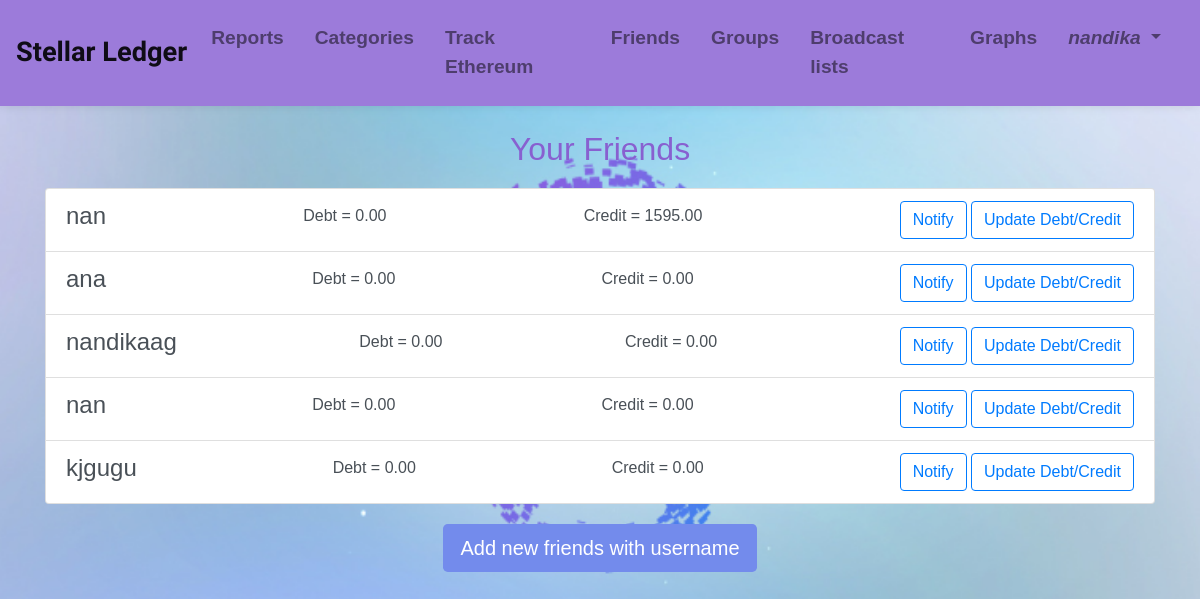
The page /friends/viewfriend/ (signed in) on the database as committed earlier.
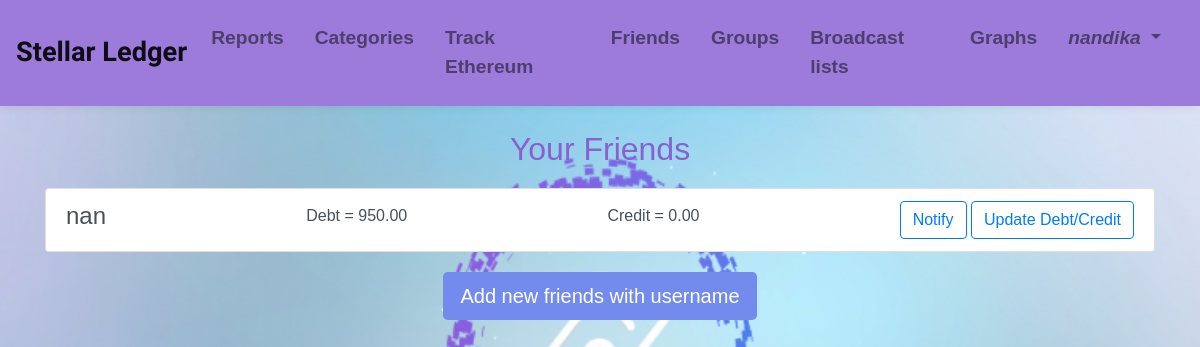
The same page on the database as committed later.
### friends/models.py (models this page shows)
class Friend(models.Model):
    user = models.ForeignKey(User, on_delete=models.CASCADE)
    friend_username = models.CharField(max_length=20)
    debt = models.DecimalField(default=0.00, decimal_places=2, max_digits=10, blank=True)
    credit = models.DecimalField(default=0.00, decimal_places=2, max_digits=10, blank=True)
    date = models.DateField(default=date.today(), blank=True)
    due_date = models.DateField(null=True, blank=True)

### friends/views.py (called while the page is built)
@verified_email_required
def view_friends(request):
    friend = Friend.objects.filter(user=request.user)
    return render(request, "friends/friends.html", context={
        'friend': friend
    })

### templates/friends/friends.html (shortened to what this page needs)
{% extends '../base.html' %}
{% block content %}
<div class="container">
    <br>
    <h2>Your Friends</h2>
    <ul class="list-group">
        {% for f in friend %}
        <li class="list-group-item">
            <h4>{{ f.friend_username }}</h4>
            <h6>Debt = {{ f.debt }}</h6>
            <h6>Credit = {{ f.credit }}</h6>
            <div>
                <button class="btn btn-outline-primary">
                    <a href="{% url 'notify' f.friend_username %}">Notify</a>
                </button>
                <button class="btn btn-outline-primary">
                    <a href="{% url 'adddebt' f.friend_username %}">Update Debt/Credit</a>
                </button>
            </div>
        </li>
        {% endfor %}
    </ul>
    <div class="d-flex align-items-center justify-content-center">
        <button type="button" class="btn btn-lg">
            <a href="{% url 'addfriend' %}" style="color: #fff;">Add new friends with username</a>
        </button>
    </div>
</div>
{% endblock %}

### templates/base.html (shortened to what this page needs)
{% load static %}
<!DOCTYPE html>
<html lang="en">
<head>
    <link rel="stylesheet" href="{% static 'styles.css' %}">
    <link rel="stylesheet" href="https://cdn.jsdelivr.net/npm/bootstrap@4.4.1/dist/css/bootstrap.min.css">
</head>
<body style="
    background-image: url('static/imgs/bg.png');
    height: 100vh;
    width: 100vw;
    background-repeat: no-repeat;
    background-size: 100% 100%;
">
    <nav class="navbar navbar-expand-lg navbar-light">
        <a style="font-family: Sofia, sans-serif; font-size: 170%;" class="navbar-brand" href="{% url 'home' %}">Stellar Ledger</a>
          <div class="collapse navbar-collapse justify-content-center" id="navbarNavDropdown" style=" font-size: 120%; font-weight: bold;">
            <ul class="navbar-nav">
              <li class="nav-item">
                <a class="nav-link" href="{% url 'viewTransaction' %}">Reports</a>
              </li>
              <li class="nav-item">
                <a class="nav-link" href="{% url 'viewCategories' %}">Categories</a>
              </li>
              <li class="nav-item">
                <a class="nav-link" href="{% url 'eth' %}">Track Ethereum</a>
              </li>
              <li class="nav-item">
                <a class="nav-link" href="{% url 'viewFriend' %}">Friends</a>
              </li>
              <li class="nav-item">
                <a class="nav-link" href="{% url 'view_expense_groups' %}">Groups</a>
              </li>
              <li class="nav-item">
                <a class="nav-link" href="{% url 'viewGroup' %}">Broadcast lists</a>
              </li>
              <li class="nav-item">
                <a class="nav-link" href="#graph">Graphs</a>
              </li>
              {% if user.is_authenticated %}
              <li class="nav-item dropdown">
                <button class="nav-link dropdown-toggle" onclick="dropdown()" data-toggle="dropdown" aria-haspopup="true" aria-expanded="false" style="background-color: #9c7bda;">
                  <i class="fas fa-user">{{ user.username }}</i>
                </button>
              </li>
              {% else %}
              <li class="nav-item">
                <a class="nav-link" href="{% url 'account_login' %}">login</a>
              </li>
              {% endif %}
            </ul>
          </div>
        </nav>
    {% block content %}
    {% endblock %}
</body>
</html>

### static/styles.css (style rules this page uses)
button { border: none; }

### templates/base.html (style rules this page uses)
body { font-family: 'Poppins', sans-serif; }
.navbar { background-color: #9c7bda; padding: 1rem; box-shadow: 0 0 10px rgba(0, 0, 0, 0.1); }
.navbar-brand { color: #ffffff; font-size: 1.5rem; font-weight: bold; }
.navbar-nav .nav-item { margin-right: 15px; }
.navbar-nav .nav-link { color: #ffffff; font-weight: bold; transition: color 0.3s ease; }

### templates/friends/friends.html (style rules this page uses)
body { font-family: 'Arial', sans-serif; background-color: #f8f9fa; color: #495057; }
h2 { font-family: 'Montserrat', sans-serif; color: #8860d0; text-align: center; }
.list-group { margin-top: 20px; }
.list-group-item { display: flex; justify-content: space-between; align-items: center; }
.btn-lg { background-color: #738bec; color: #fff; margin-top: 20px; }

Rows that differ between the two databases and show on the page:
removed Friend: friend_username "nan", debt "0.00", credit "1595.00"
removed Friend: friend_username "ana", debt "0.00", credit "0.00"
removed Friend: friend_username "nandikaag", debt "0.00", credit "0.00"
removed Friend: friend_username "nan", debt "0.00", credit "0.00"
removed Friend: friend_username "kjgugu", debt "0.00", credit "0.00"
added Friend: friend_username "nan", debt "950.00", credit "0.00"
